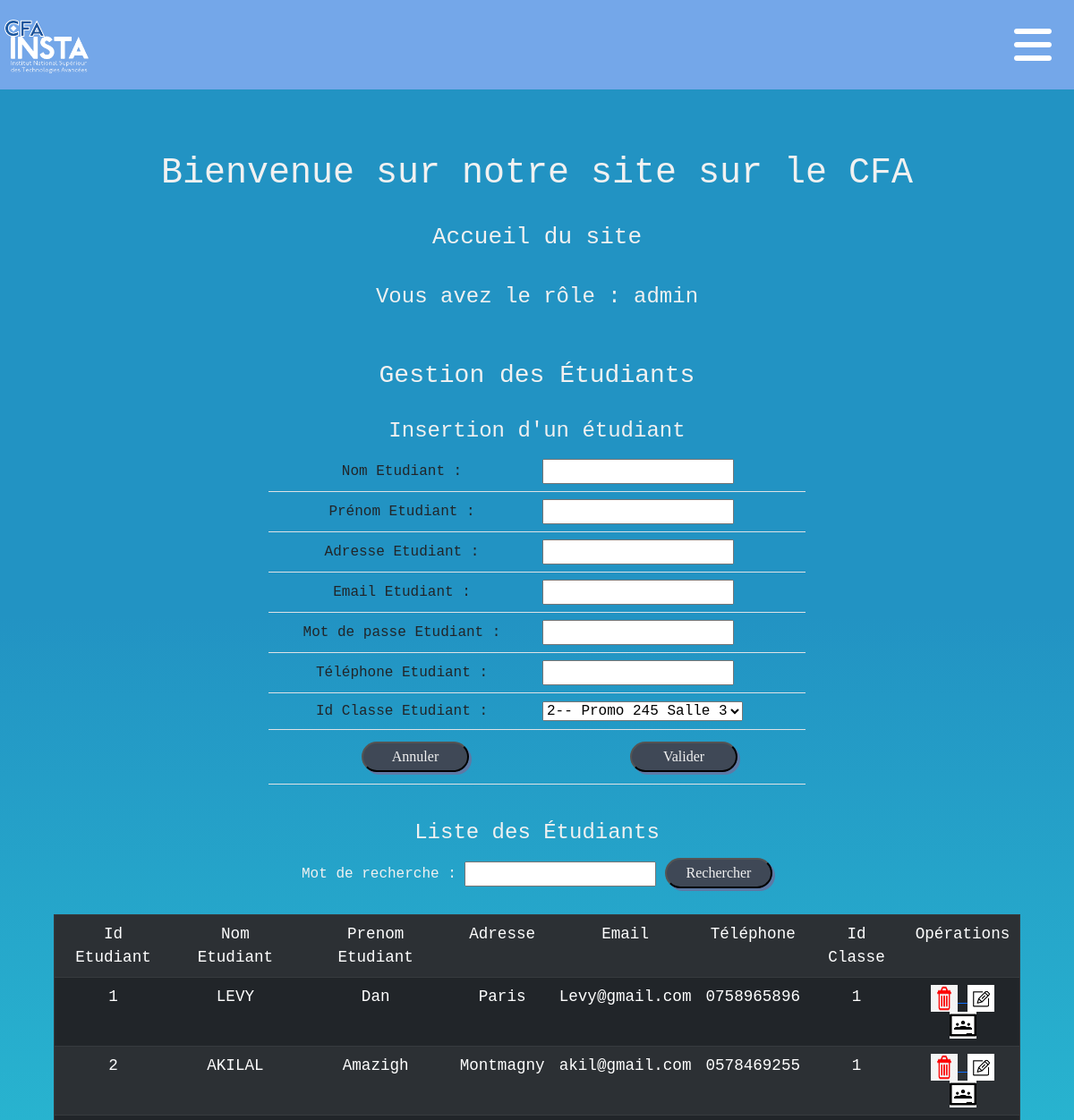
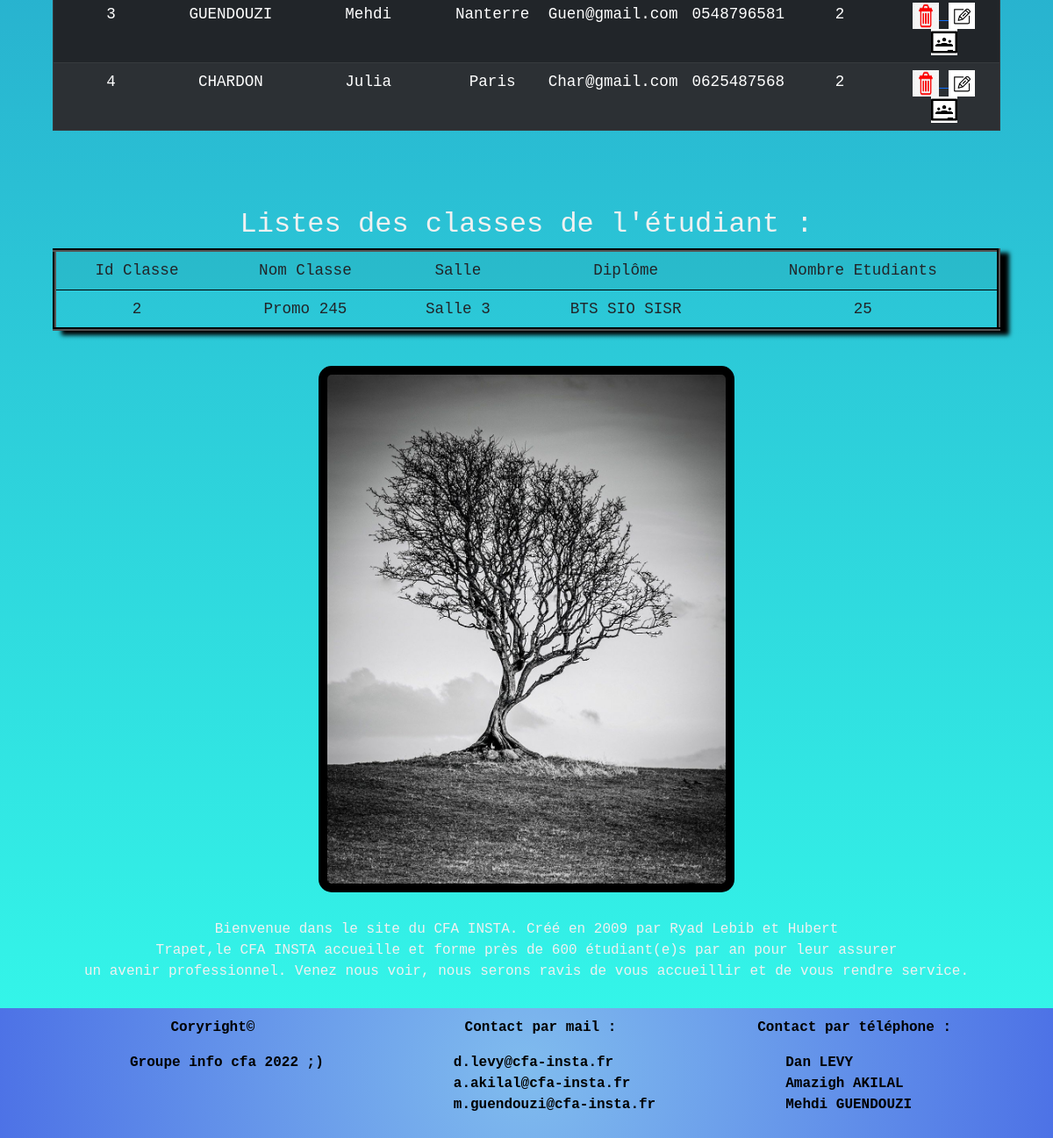
Screenshot of /home.php?page=2&action=classe&idetudiant=2 (signed in) with the database file from the repository (2 pictures, top to bottom).
### tables this page shows
create table etudiant(
    idetudiant int(3) not null auto_increment,
    nom varchar(50) not null,
    prenom varchar(50) not null,
    adresse varchar(50),
    email varchar(50) not null,
    mdp varchar(50) not null,
    tel varchar(50),
    idclasse int(3) not null,
    primary key (idetudiant),
    foreign key(idclasse) references classe(idclasse)
);

create table classe(
    idclasse int(3) not null auto_increment,
    nomClasse varchar(50) not null,
    salle varchar(50) not null,
    diplome varchar(50),
    nbEtudiants int(3) not null,
    primary key (idclasse)
);

### fonctions/fonctions.php (called while the page is built, shortened)
<?php
     function connexion ()
     {
        $con = mysqli_connect("localhost", "root", "", "groupe_cfa_250");
         return $con;
     }
function selectAllEtudiants (){
    $requete = "select * from etudiant; ";
    $con = connexion();
    if ($con){
        $lesEtudiants = mysqli_query($con, $requete);
    }
    else{
        return null;
    }
    return $lesEtudiants;
}
function selectClassesEtudiants ($idetudiant)
    {
        $requete = "select * from classe where idclasse=".$idetudiant;
        $con = connexion ();
        if ($con)
        {
            $lesClasses = mysqli_query($con, $requete);
        }
        else
        {
           deconnexion($con);
        }
           return $lesClasses;
    }
?>

### vues/vue_les_etudiants.php (the view, shortened to what this page needs)
<h4> Liste des Étudiants </h4>
<form method="post" action="">
    Mot de recherche :
    <input type="text" name="mot">
    <input class="boutonP" type="submit" name="Rechercher" value="Rechercher">
</form>
<br />
<div style="width: 90%;">
    <table class="table table-hover table-striped table-dark table_inline_flex" border="1">
        <tr>
            <td class="text-center align-midlle"> Id Etudiant</td>
            <td class="text-center align-midlle"> Nom Etudiant</td>
            <td class="text-center align-midlle"> Prenom Etudiant</td>
            <td class="text-center align-midlle"> Adresse</td>
            <td class="text-center align-midlle"> Email</td>
            <td class="text-center align-midlle"> Téléphone</td>
            <td class="text-center align-midlle"> Id Classe</td>
            <td class="text-center align-midlle"> Opérations</td>
        </tr>
        <?php
        foreach ($lesEtudiants as $unEtudiant) {
            echo "<tr>";
            echo "<td class='text-center align-midlle'>" . $unEtudiant['idetudiant'] . "</td>";
            echo "<td class='text-center align-midlle'>" . $unEtudiant['nom'] . "</td>";
            echo "<td class='text-center align-midlle'>" . $unEtudiant['prenom'] . "</td>";
            echo "<td class='text-center align-midlle'>" . $unEtudiant['adresse'] . "</td>";
            echo "<td class='text-center align-midlle'>" . $unEtudiant['email'] . "</td>";
            echo "<td class='text-center align-midlle'>" . $unEtudiant['tel'] . "</td>";
            echo "<td class='text-center align-midlle'>" . $unEtudiant['idclasse'] . "</td>";
            echo "<td class='text-center align-midlle'>";
            if(isset($_SESSION['email']) and $_SESSION['role'] == "admin"){
            echo "<a href='home.php?page=2&action=sup&idetudiant=" . $unEtudiant['idetudiant'] . "'>";
            echo "<img src = 'images/delete.png' height = '30' width = '30'> ";
            echo "</a>";
            echo "<a href='home.php?page=2&action=edit&idetudiant=" . $unEtudiant['idetudiant'] . "'>";
            echo "<img src = 'images/edit.png' height = '30' width = '30'> ";
            echo "</a>";
             }
            echo "<a href='home.php?page=2&action=classe&idetudiant=" . $unEtudiant['idetudiant'] . "'>";
            echo "<img src = 'images/classe.png' height = '30' width = '30' style='object-fit: cover;'> ";
            echo "</a>";
            echo "</td>";
            echo "</tr>";
        }
        ?>
    </table>
</div> <br />

### vues/vue_les_classes_etudiants.php
<div style="width: 90%;">
    <table class="table table-striped table-hover table_inline_flex" border="4" style="box-shadow: 10px 5px 5px black; border-color: black;">
        <tr>
            <td class="font-weight-bold text-center align-midlle"> Id Classe </td>
            <td class="font-weight-bold text-center align-midlle"> Nom Classe </td>
            <td class="font-weight-bold text-center align-midlle"> Salle </td>
            <td class="font-weight-bold text-center align-midlle"> Diplôme </td>
            <td class="font-weight-bold text-center align-midlle"> Nombre Etudiants </td>
        </tr>
        <?php
        foreach ($lesClasses as $uneClasse) {
            echo "<tr>";
            echo "<td class='font-weight-bold text-center align-middle'>" . $uneClasse['idclasse'] . "</td>";
            echo "<td class='font-weight-bold text-center align-middle'>" . $uneClasse['nomClasse'] . "</td>";
            echo "<td class='font-weight-bold text-center align-middle'>" . $uneClasse['salle'] . "</td>";
            echo "<td class='font-weight-bold text-center align-middle'>" . $uneClasse['diplome'] . "</td>";
            echo "<td class='font-weight-bold text-center align-middle'>" . $uneClasse['nbEtudiants'] . "</td>";
            echo "</tr>";
        }
        ?>
    </table>
</div><br />

### style1.css (style rules this page uses)
* { margin: 0; padding: 0; }
body { background: linear-gradient(180deg, rgba(34, 147, 195, 1) 27%, rgba(45, 253, 235, 0.9626225490196079) 100%); background-size: cover; color: #F1F1F1; background-repeat: no-repeat; font-family: 'Roboto Mono', monospace; min-width: 360px; height: 100%; }
@media all and (min-width: 1036px) { .table_inline_flex { margin-right: 50px; font-size: 1.1em; } }
.boutonP { margin: 5px 0; border-radius: 30px; font-family: fantasy; background-color: #3F4856; color: #F1F1F1; width: 120px; padding: 3px; box-shadow: 3px 3px #5D79A5; }

### rows the page displays
etudiant: idetudiant "1", nom "LEVY", prenom "Dan", adresse "Paris", email "Levy@gmail.com", tel "0758965896", idclasse "1"
etudiant: idetudiant "2", nom "AKILAL", prenom "Amazigh", adresse "Montmagny", email "akil@gmail.com", tel "0578469255", idclasse "1"
etudiant: idetudiant "3", nom "GUENDOUZI", prenom "Mehdi", adresse "Nanterre", email "Guen@gmail.com", tel "0548796581", idclasse "2"
etudiant: idetudiant "4", nom "CHARDON", prenom "Julia", adresse "Paris", email "Char@gmail.com", tel "0625487568", idclasse "2"
classe: idclasse "2", nomClasse "Promo 245", salle "Salle 3", diplome "BTS SIO SISR", nbEtudiants "25"

### other values shown
$_SESSION['role'] "admin"
form field idclasse "2-- Promo 245 Salle 3"
